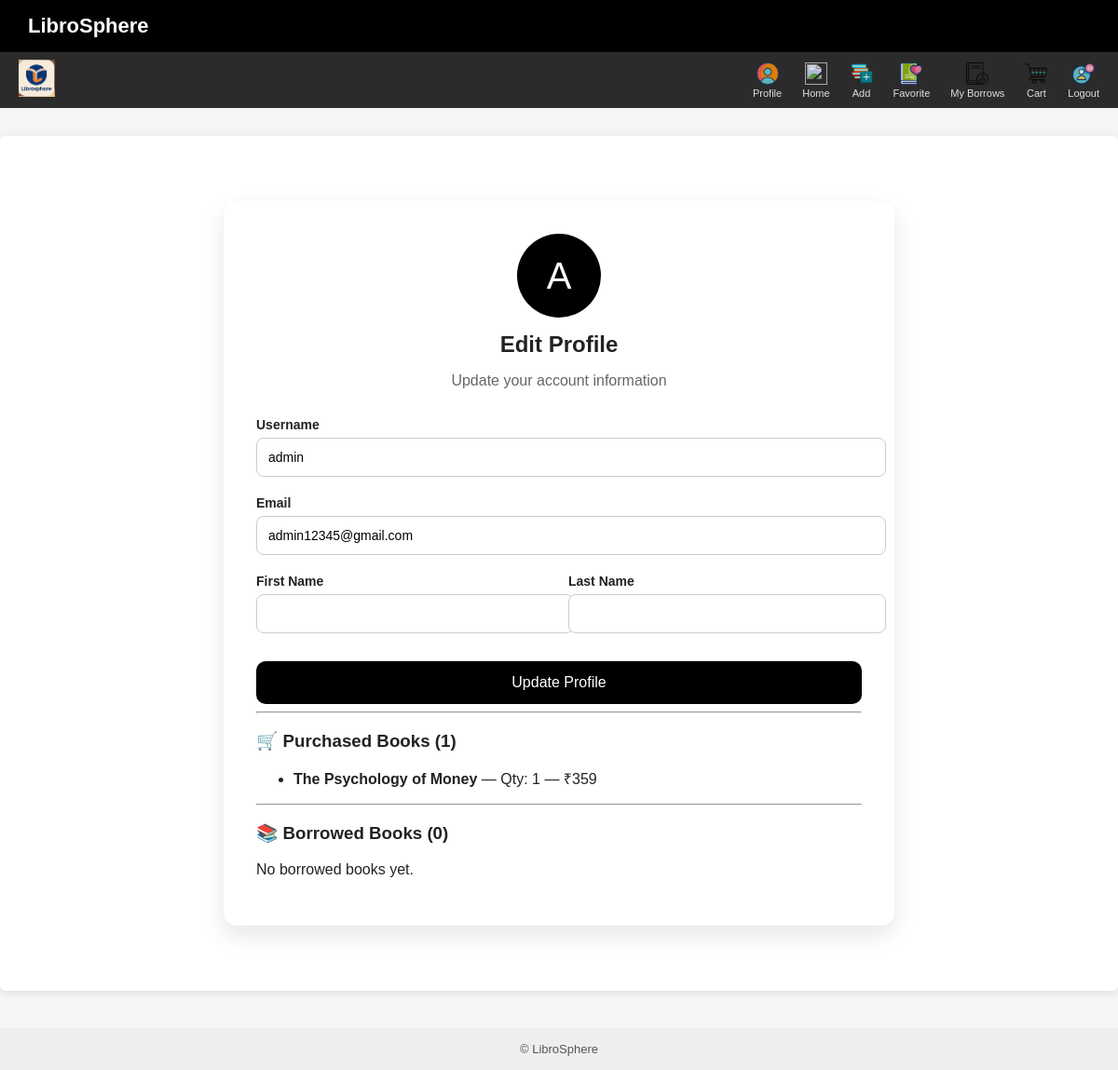
The page /profile/ (signed in) on the database as committed earlier.
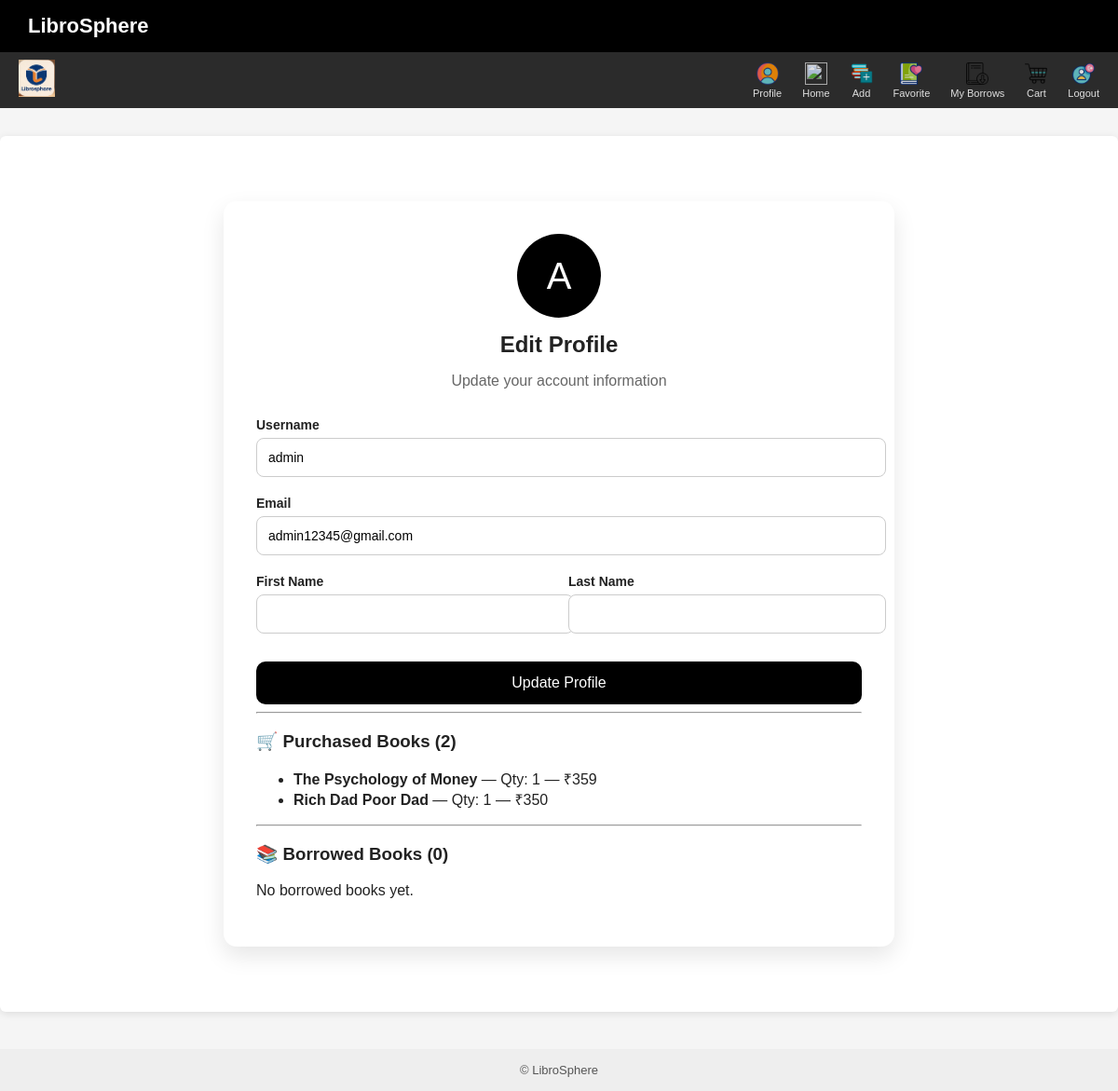
The same page on the database as committed later.
### app/models.py (models this page shows, shortened)
class OrderItem(models.Model):
    order = models.ForeignKey(
        Order,
        related_name="items",
        on_delete=models.CASCADE
    )
    book = models.ForeignKey('Book', on_delete=models.CASCADE)
    quantity = models.PositiveIntegerField()
    price = models.PositiveIntegerField()

class Book(models.Model):
    title = models.CharField(max_length=200)
    author = models.CharField(max_length=200)
    description = models.TextField()
    price = models.DecimalField(max_digits=8, decimal_places=2)
    quantity = models.PositiveIntegerField(default=1)
    image = models.ImageField(upload_to="books/", blank=True, null=True)
    is_second_hand = models.BooleanField(default=False)
    genres = models.ManyToManyField(Genre, blank=True)

### app/views.py (the view)
# urls.py: path("profile/", views.profile_view, name="profile"),
@login_required
def profile_view(request):
    purchased_items = OrderItem.objects.filter(
        order__user=request.user
    ).select_related("book")
    borrowed_items = BorrowRequest.objects.filter(
        user=request.user,
        status="approved"
    ).select_related("book")
    context = {
        "purchased_items": purchased_items,
        "borrowed_items": borrowed_items,
        "purchased_count": purchased_items.count(),
        "borrowed_count": borrowed_items.count(),
    }
    return render(request, "app/profile.html", context)

### app/templates/app/profile.html (shortened to what this page needs)
{% extends 'app/base.html' %}
{% block content %}
<div class="profile-wrapper">
  <div class="profile-header">
    <div class="profile-avatar">
      {{ user.username|first|upper }}
    </div>
    <h2>Edit Profile</h2>
    <p style="color:#666;">Update your account information</p>
  </div>
  <form method="post">
    <div class="profile-form">
      <div class="full">
        <label>Username</label>
        <input type="text" name="username" value="{{ user.username }}" required>
      </div>
      <div class="full">
        <label>Email</label>
        <input type="email" name="email" value="{{ user.email }}" required>
      </div>
      <div>
        <label>First Name</label>
        <input type="text" name="first_name" value="{{ user.first_name }}">
      </div>
      <div>
        <label>Last Name</label>
        <input type="text" name="last_name" value="{{ user.last_name }}">
      </div>
    </div>
    <button type="submit" class="update-btn">
      Update Profile
    </button>
  </form>
  <hr>
<h3>🛒 Purchased Books ({{ purchased_count }})</h3>
{% if purchased_items %}
  <ul>
    {% for item in purchased_items %}
      <li>
        <strong>{{ item.book.title }}</strong>
        — Qty: {{ item.quantity }}
        — ₹{{ item.price }}
      </li>
    {% endfor %}
  </ul>
{% else %}
  <p>No purchases yet.</p>
{% endif %}
<hr>
<h3>📚 Borrowed Books ({{ borrowed_count }})</h3>
{% if borrowed_items %}
  <ul>
    {% for b in borrowed_items %}
      <li>
        <strong>{{ b.book.title }}</strong>
        — Return by {{ b.return_date }}
      </li>
    {% endfor %}
  </ul>
{% else %}
  <p>No borrowed books yet.</p>
{% endif %}
</div>
{% endblock %}

Rows that differ between the two databases and show on the page:
added OrderItem: book "Rich Dad Poor Dad", quantity "1", price "350"
Other text that changed with them:
{{ purchased_count }}: "1" → "2"
